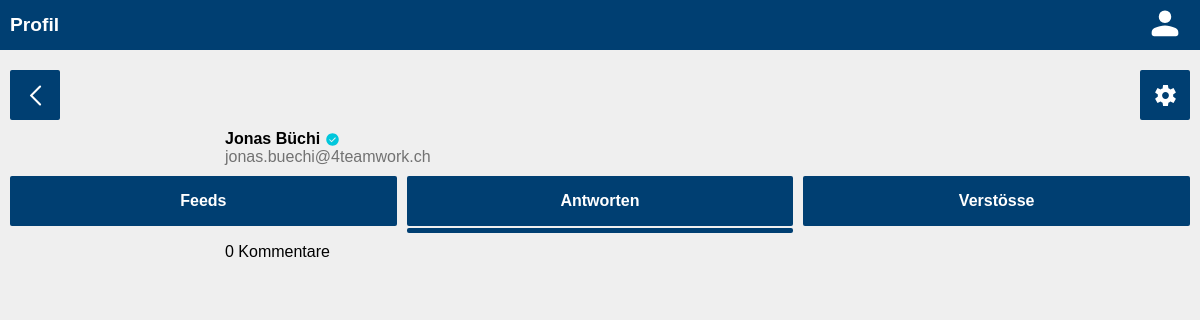
Page /users/14/commentaries (signed in) on the earlier database version.
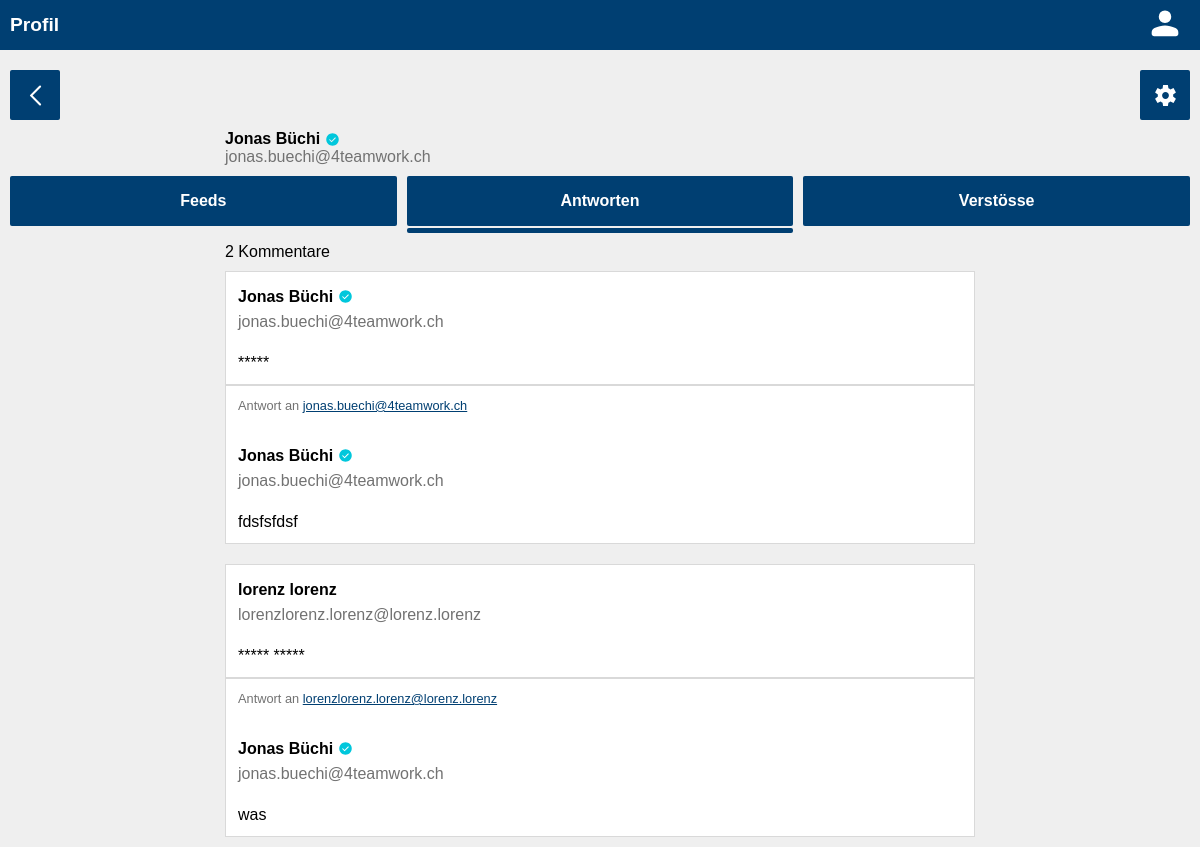
Same page on the later database version.
### authentication/models.py (models this page shows)
class User(AbstractUser):
    first_name = models.CharField(max_length=100, verbose_name="Vorname")
    last_name = models.CharField(max_length=100, verbose_name="Nachname")
    username = models.EmailField(unique=True, verbose_name="Benutzername")
    email = models.EmailField(unique=True, verbose_name="E-Mail Adresse")
    USERNAME_FIELD = "email"
    REQUIRED_FIELDS = ["username"]
    birthdate = models.DateField(null=True, verbose_name="Geburtsdatum")
    verified = models.BooleanField(null=True)
    role = models.ForeignKey(
        Role, on_delete=models.SET_NULL, related_name="roles", null=True, blank=True
    )

### commentary/models.py (models this page shows, shortened)
class Commentary(models.Model):
    text = models.TextField(max_length=200)
    feed = models.ForeignKey(
        Feed, on_delete=models.CASCADE, related_name="commentaries"
    )
    author = models.ForeignKey(
        User, on_delete=models.CASCADE, related_name="commentaries"
    )
    class Meta:
        ordering = ["-id"]

### feeds/models.py (models this page shows, shortened)
class Feed(models.Model):
    text = models.TextField(max_length=200)
    author = models.ForeignKey(
        User,
        on_delete=models.CASCADE,
        related_name="feeds",
    )
    class Meta:
        ordering = ["-id"]

### authentication/views.py (the view)
class UserCommentariesView(generic.DetailView):
    model = User
    template_name = "authentication/user_commentaries.html"

### authentication/templates/authentication/user_commentaries.html (shortened to what the changed rows need)
{% load static %}
<!DOCTYPE html>
<html lang="en">
<head>
    <link rel="stylesheet" href="{% static 'global.css' %}">
    <link rel="stylesheet" href="{% static 'header.css' %}">
    <link rel="stylesheet" href="{% static 'users.css' %}">
    <link rel="stylesheet" href="{% static 'style.css' %}">
    <link rel="stylesheet" href="{% static 'feeds.css' %}">
</head>
<body>
<header>
    <div class="grid-header">
        <h1 class="title">Profil</h1>
    </div>
</header>
<main>
    {% if request.user.id == user.id or perms.authentication.view_user %}
        <div class="grid-buttons grid-buttons-user">
            <a href="{% url 'feeds' %}" class="crud-button back">
                <img src="{% static 'svgs/back.svg' %}" height="25px"/>
            </a>
            {% if request.user.id == user.id or perms.authentication.change_user %}
                <a href="{% url 'user_update' user.id %}" class="crud-button update">
                    <img src="{% static 'svgs/settings.svg' %}" height="25px"/>
                </a>
            {% endif %}
        </div>
        <div>
            <div class="user">
                <div class="fulname-container">
                    {% if user.first_name != "" and user.last_name %}
                        <p class="fulname">{{ user.first_name }} {{ user.last_name }}</p>
                    {% else %}
                        <p class="fulname">Unknown</p>
                    {% endif %}
                    {% if user %}
                        {% for group in user.groups.values %}
                            {% if group.name == "verified" %}
                                <img class="verify" src="{% static 'svgs/verified.svg' %}" height="15px"/>
                            {% endif %}
                        {% endfor %}
                    {% endif %}
                </div>
                <p class="email">{{ user.email }}</p>
            </div>
        </div>
        <div class="grid-tab-commentaries feeds">
            <a href="{% url 'user' user.id %}" class="tab">
                Feeds
            </a>
            <a class="tab replies">
                Antworten
            </a>
            <a href="{% url 'user_warns' user.id %}" class="tab warns">
                Verstösse
            </a>
            <div class="current">
            </div>
        </div>
        <div class="count">
            {% if user.commentaries.count > 1 or user.commentaries.count < 1 %}
                <p>{{ user.commentaries.count }} Kommentare</p>
            {% else %}
                <p>{{ user.commentaries.count }} Kommentar</p>
            {% endif %}
        </div>
        <div class="grid-commentaries">
            {% for commentary in user.commentaries.all %}
                <a href="{% url 'feed' commentary.feed.id %}">
                    <div class="card feed">
                        <div class="author">
                            <div class="fulname-container">
                                {% if commentary.feed.author.first_name != "" and commentary.feed.author.last_name != "" %}
                                    <p class="fulname">{{ commentary.feed.author.first_name }} {{ commentary.feed.author.last_name }}</p>
                                {% else %}
                                    <p class="fulname">Unknown</p>
                                {% endif %}
                                {% for group in commentary.feed.author.groups.values %}
                                    {% if group.name == "verified" %}
                                        <img class="verify" src="{% static 'svgs/verified.svg' %}" height="15px"/>
                                    {% endif %}
                                {% endfor %}
                            </div>
                            <p class="email">{{ commentary.feed.author.email }}</p>
                        </div>
                        <div class="text">
                            <p>{{ commentary.feed.text }}</p>
                        </div>
                    </div>
                    <div class="card commentary">
                        <div class="answer">
                            <p>Antwort an <span class="answer-email">{{ commentary.feed.author.email }}</span></p>
                        </div>
                        <div class="author">
                            <div class="fulname-container">
                                {% if commentary.author.first_name != "" and commentary.author.last_name != "" %}
                                    <p class="fulname">{{ commentary.author.first_name }} {{ commentary.author.last_name }}</p>
                                {% else %}
                                    <p class="fulname">Unknown</p>
                                {% endif %}
                                {% for group in commentary.author.groups.values %}
                                    {% if group.name == "verified" %}
                                        <img class="verify" src="{% static 'svgs/verified.svg' %}" height="15px"/>
                                    {% endif %}
                                {% endfor %}
                            </div>
                            <p class="email">{{ commentary.author.email }}</p>
                        </div>
                        <div class="text">
                            <p>{{ commentary.text }}</p>
                        </div>
                    </div>
                </a>
            {% endfor %}
        </div>
    {% else %}
        <div class="no-perm">
            <p>Zugriff verweigert</p>
        </div>
    {% endif %}
</main>

Differences in the rows shown:
changed User "Jonas": commentaries.count "0" → "2"
added Commentary: feed.author.first_name "Jonas", feed.author.last_name "Büchi", feed.author.email "jonas.buechi@4teamwork.ch", feed.text "*****", author.first_name "Jonas", author.last_name "Büchi", author.email "jonas.buechi@4teamwork.ch", text "fdsfsfdsf"
added Commentary: feed.author.first_name "lorenz", feed.author.last_name "lorenz", feed.author.email "lorenzlorenz.lorenz@lorenz.lorenz", feed.text "***** *****", author.first_name "Jonas", author.last_name "Büchi", author.email "jonas.buechi@4teamwork.ch", text "was"
